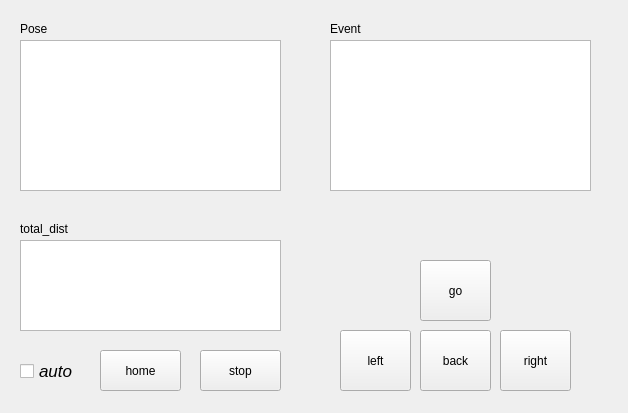
<?xml version="1.0" encoding="UTF-8"?>
<ui version="4.0">
 <class>Form</class>
 <widget class="QWidget" name="Form">
  <property name="geometry">
   <rect>
    <x>0</x>
    <y>0</y>
    <width>628</width>
    <height>413</height>
   </rect>
  </property>
  <property name="windowTitle">
   <string>Form</string>
  </property>
  <widget class="QPushButton" name="btn_left">
   <property name="geometry">
    <rect>
     <x>340</x>
     <y>330</y>
     <width>71</width>
     <height>61</height>
    </rect>
   </property>
   <property name="text">
    <string>left</string>
   </property>
  </widget>
  <widget class="QPushButton" name="btn_stop">
   <property name="geometry">
    <rect>
     <x>200</x>
     <y>350</y>
     <width>81</width>
     <height>41</height>
    </rect>
   </property>
   <property name="text">
    <string>stop</string>
   </property>
  </widget>
  <widget class="QPushButton" name="btn_right">
   <property name="geometry">
    <rect>
     <x>500</x>
     <y>330</y>
     <width>71</width>
     <height>61</height>
    </rect>
   </property>
   <property name="text">
    <string>right</string>
   </property>
  </widget>
  <widget class="QPushButton" name="btn_go">
   <property name="geometry">
    <rect>
     <x>420</x>
     <y>260</y>
     <width>71</width>
     <height>61</height>
    </rect>
   </property>
   <property name="text">
    <string>go</string>
   </property>
  </widget>
  <widget class="QPushButton" name="btn_back">
   <property name="geometry">
    <rect>
     <x>420</x>
     <y>330</y>
     <width>71</width>
     <height>61</height>
    </rect>
   </property>
   <property name="text">
    <string>back</string>
   </property>
  </widget>
  <widget class="QCheckBox" name="auto_check">
   <property name="geometry">
    <rect>
     <x>20</x>
     <y>360</y>
     <width>61</width>
     <height>22</height>
    </rect>
   </property>
   <property name="font">
    <font>
     <pointsize>13</pointsize>
     <italic>true</italic>
    </font>
   </property>
   <property name="text">
    <string>auto</string>
   </property>
  </widget>
  <widget class="QListWidget" name="list_pose">
   <property name="geometry">
    <rect>
     <x>20</x>
     <y>40</y>
     <width>261</width>
     <height>151</height>
    </rect>
   </property>
  </widget>
  <widget class="QLabel" name="label_pose">
   <property name="geometry">
    <rect>
     <x>20</x>
     <y>20</y>
     <width>67</width>
     <height>17</height>
    </rect>
   </property>
   <property name="text">
    <string>Pose</string>
   </property>
  </widget>
  <widget class="QListWidget" name="list_mesage">
   <property name="geometry">
    <rect>
     <x>330</x>
     <y>40</y>
     <width>261</width>
     <height>151</height>
    </rect>
   </property>
  </widget>
  <widget class="QLabel" name="label_">
   <property name="geometry">
    <rect>
     <x>330</x>
     <y>20</y>
     <width>67</width>
     <height>17</height>
    </rect>
   </property>
   <property name="text">
    <string>Event</string>
   </property>
  </widget>
  <widget class="QPushButton" name="btn_home">
   <property name="geometry">
    <rect>
     <x>100</x>
     <y>350</y>
     <width>81</width>
     <height>41</height>
    </rect>
   </property>
   <property name="text">
    <string>home</string>
   </property>
  </widget>
  <widget class="QListWidget" name="list_total_dist">
   <property name="geometry">
    <rect>
     <x>20</x>
     <y>240</y>
     <width>261</width>
     <height>91</height>
    </rect>
   </property>
  </widget>
  <widget class="QLabel" name="label">
   <property name="geometry">
    <rect>
     <x>20</x>
     <y>220</y>
     <width>67</width>
     <height>17</height>
    </rect>
   </property>
   <property name="text">
    <string>total_dist</string>
   </property>
  </widget>
 </widget>
 <resources/>
 <connections/>
</ui>
